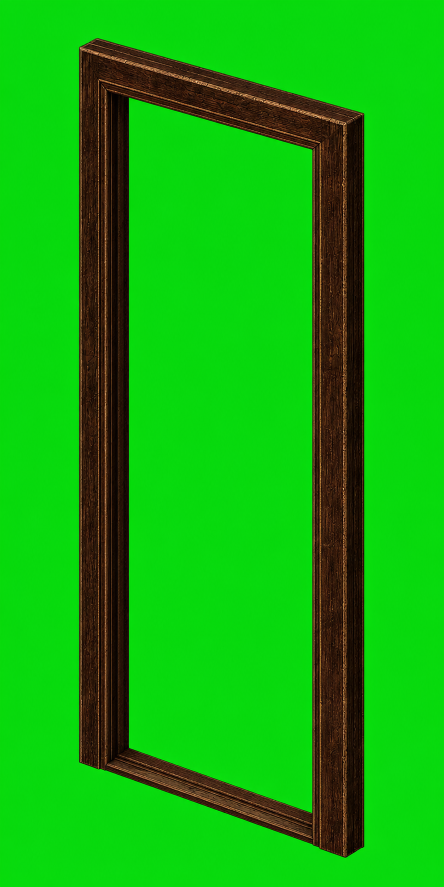
#> input picture ArtSource/Generated/Office/Props/office_door_frame_ig_v04_voss_reference_chroma.png, 887 x 1774 px (shown at 1/2 size)
$ python -i process_office_door_lettered_v01.py   (imports and definitions only)
#> lines starting #> are read from the running program, lines starting #| are printed output that depends on the picture; after the words box and inside, x2 and y2 are one past the last pixel; in counts of white or black regions, pixels touching at a corner belong together
### ArtSource/Processing/process_office_window_door_v04.py

# Window texture sizing contract:
# Shell is drawn at size art*environment (0.395). The rectified window sprite
# uses yScale 0.32 (xScale remains 0.35).
# To match a recess of open_h art pixels: opaque_tex_h = open_h * 0.395 / 0.32
# Do NOT size as open_h/0.32 — that makes the prop ~2.5× too large in world space.
"""Normalize V5 door leaf + window insert (architecture stays in the shell plate)."""

from __future__ import annotations

import json
import shutil
from pathlib import Path

import numpy as np
from PIL import Image


ROOT = Path(__file__).resolve().parents[2]
ASSETS = Path(
    "/Users/laurensvanoorschot/.cursor/projects/"
    "Users-laurensvanoorschot-Desktop-RainShadow/assets"
)
GEN = ROOT / "ArtSource" / "Generated" / "Office" / "Props"
RUNTIME = ROOT / "RainShadow Shared" / "Resources" / "Art" / "Props" / "Office"
HINTS = ROOT / "tmp" / "imagegen" / "v06_layout_hints.json"
# Fallback for older runs that only wrote v05 hints.
HINTS_FALLBACK = ROOT / "tmp" / "imagegen" / "v05_layout_hints.json"


def chroma_key(im: Image.Image, key=(0, 255, 0), tol=50.0, soft=18.0) -> Image.Image:
    """Hard green-screen key; also kills residual dark-green fringe."""
    rgba = np.array(im.convert("RGBA"), dtype=np.float32)
    rgb = rgba[:, :, :3]
    dist = np.linalg.norm(rgb - np.array(key, dtype=np.float32), axis=2)
    alpha = np.clip((dist - tol) / soft * 255.0, 0, 255)
    g, r, b = rgb[:, :, 1], rgb[:, :, 0], rgb[:, :, 2]
    greenish = (g > r + 18) & (g > b + 18) & (g > 40)
    mx, mn = rgb.max(axis=2), rgb.min(axis=2)
    green_dom = (g == mx) & ((g - mn) > 20) & (g > 35)
    alpha = np.where(greenish | green_dom, 0, alpha)
    spill = np.clip(1.0 - dist / (tol + soft + 40.0), 0, 1)
    lum = rgb.mean(axis=2, keepdims=True)
    rgb = rgb * (1.0 - spill[..., None] * 0.85) + lum * (spill[..., None] * 0.85)
    rgb = np.where(alpha[..., None] < 8, 0, rgb)
    return Image.fromarray(np.dstack([rgb, alpha]).astype(np.uint8), "RGBA")


def trim_alpha(im: Image.Image, threshold: int = 40, pad: int = 2) -> Image.Image:
    a = np.array(im.split()[-1])
    ys, xs = np.where(a > threshold)
    return im.crop(
        (
            max(0, int(xs.min()) - pad),
            max(0, int(ys.min()) - pad),
            min(im.width, int(xs.max()) + 1 + pad),
            min(im.height, int(ys.max()) + 1 + pad),
        )
    )


# [48 lines left out: functions fit_height, opaque_height, main, not called in this run]


# [2 lines that do not run on import are left out]

### ArtSource/Processing/process_office_door_lettered_v01.py
"""Ship Image Generator door leaves with baked H. VOSS glass lettering.

Sources (prefer V10.2 upright chroma masters):
  office_door_leaf_ig_v102_chroma.png (fallback v10.1 / v10)
  office_internal_door_leaf_solo_chroma_v101.png (fallback v10)
  office_door_frame_ig_v101_voss_reference_chroma.png (fallback v10 / v04)

Does NOT blank frosted glass — lettering is intentional.
Fits leaves into the partition/exterior opening without non-uniform stretch.
Frame is sized so its INNER aperture matches the exterior leaf canvas.
The exterior knob is normalized to a handle height derived from the shipped Voss.
Default invocation ships props only; pass --rebuild-walls to also rewrite plates
(prefer process_office_door_aperture_v10.py to keep wall crowns locked).
"""

from __future__ import annotations

import json
import shutil
from collections import deque
from pathlib import Path

import numpy as np
from PIL import Image, ImageFilter

from generate_office_hover_assets import bake as bake_hover
import process_office_partition_plate_v01 as part
import process_office_suite_plate_v01 as suite
import office_room_plan as rp
from process_office_personal_corner_v01 import opaque_content_height
from process_office_window_door_v04 import chroma_key, trim_alpha

ROOT = Path(__file__).resolve().parents[2]
ASSETS = Path.home() / ".cursor/projects/Users-laurensvanoorschot-Desktop-RainShadow/assets"
GEN = ROOT / "ArtSource/Generated/Office/Props"
RUNTIME = ROOT / "RainShadow Shared/Resources/Art/Props/Office"

# Exterior leaf canvas — V10.1 detective-relative opening aspect (~2.2 H/W).
EXTERIOR_LEAF_H = 640
EXTERIOR_LEAF_W = int(round(EXTERIOR_LEAF_H / 2.2))


# [277 lines left out: functions _first_existing, _copy_if_distinct, fit_cover, fit_complete_leaf, _harden_door_matte, _bevel_door_edges and 4 more, not called in this run]


def _flood_inner(alpha: np.ndarray, thr: int = 16) -> np.ndarray:
    h, w = alpha.shape
    vis = np.zeros((h, w), dtype=bool)
    cy, cx = h // 2, w // 2
    q: deque[tuple[int, int]] = deque()
    if alpha[cy, cx] < thr:
        q.append((cy, cx))
        vis[cy, cx] = True
    else:
        found = False
        for radius in range(1, max(h, w) // 2):
            for dy in range(-radius, radius + 1):
                for dx in range(-radius, radius + 1):
                    y, x = cy + dy, cx + dx
                    if 0 <= y < h and 0 <= x < w and alpha[y, x] < thr:
                        q.append((y, x))
                        vis[y, x] = True
                        found = True
                        break
                if found:
                    break
            if found:
                break
    while q:
        y, x = q.popleft()
        for dy, dx in ((0, 1), (0, -1), (1, 0), (-1, 0)):
            ny, nx = y + dy, x + dx
            if 0 <= ny < h and 0 <= nx < w and not vis[ny, nx] and alpha[ny, nx] < thr:
                vis[ny, nx] = True
                q.append((ny, nx))
    return vis


# [84 lines left out: functions _mid_gap, _center_opaque_height, ship_exterior, _trim16, not called in this run]


def _build_slim_frame_from_wood(src: Path) -> Image.Image:
    """Exact dimetric frame using the Image Generator source as its wood finish.

    IG frames are often too thick relative to the hole; scaling them by inner size
    leaves a freestanding ring wider than the shell opening. Grain is sampled from
    the IG master; geometry is exact.
    """
    raw = Image.open(src).convert("RGBA")
    body = trim_alpha(raw if raw.getchannel("A").getextrema()[0] < 255 else chroma_key(raw))
#> in chroma_key, `greenish = (g > r + 18) & (g > b + 18) & (g > 40)`:
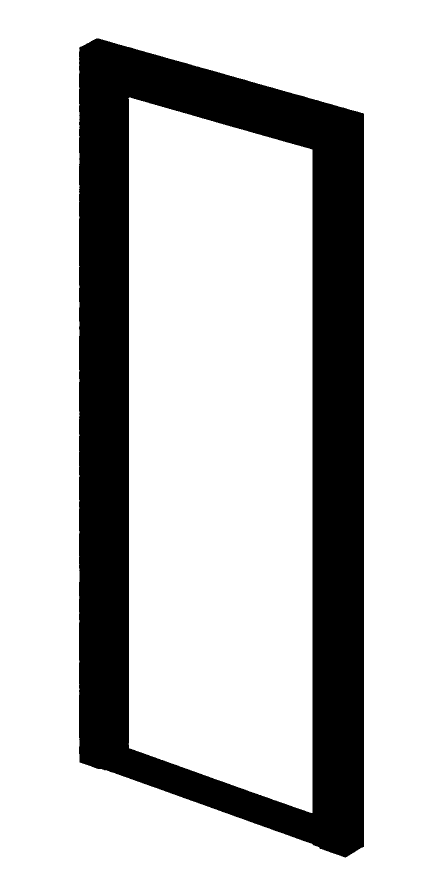
#> greenish: shape (1774, 887) bool (shown at 1/2 size); 77.3% white; 1 black region, box (x1, y1, x2, y2) and area: (158, 77, 728, 1715) 357952
#> in chroma_key, `green_dom = (g == mx) & ((g - mn) > 20) & (g > 35)`: green_dom: shape (1774, 887) bool; 77.3% white; 1 black region, box (x1, y1, x2, y2) and area: (158, 77, 728, 1715) 356905
    ba = np.asarray(body)
    mask = ba[:, :, 3] > 40
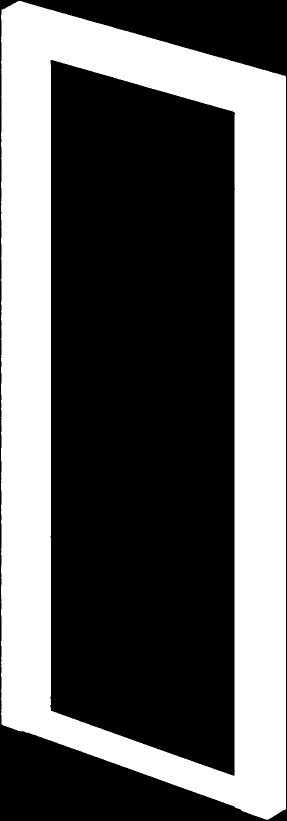
#> mask: shape (1642, 574) bool (shown at 1/2 size); 37.9% white; 1 white region, box (x1, y1, x2, y2) and area: (2, 2, 572, 1640) 356905
    ys, xs = np.where(mask)
    if len(xs) == 0:
        raise SystemExit(f"no wood in frame source {src}")

    # Preserve the generated moulding and wear by rebuilding it from its four
    # real frame segments. This thins the casing without flattening the Image
    # Generator finish into a synthetic average-color ring.
    source_hole = _flood_inner(ba[:, :, 3])
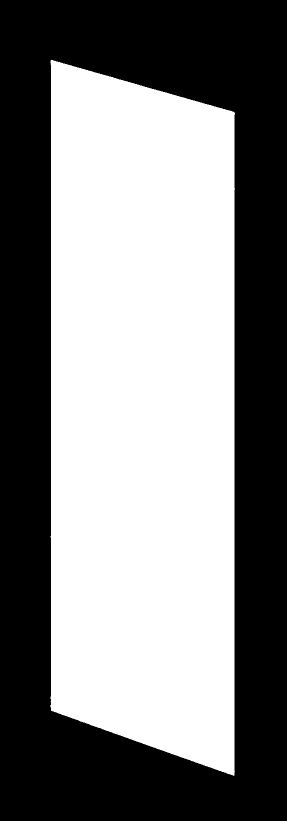
#> source_hole: shape (1642, 574) bool (shown at 1/2 size); 51.2% white; 1 black region, box (x1, y1, x2, y2) and area: (0, 0, 574, 1642) 459803
    iys, ixs = np.where(source_hole)
    if len(ixs):
        ix0, ix1 = int(ixs.min()), int(ixs.max()) + 1
#> ix0 = 100; ix1 = 470
        iy0, iy1 = int(iys.min()), int(iys.max()) + 1
#> iy0 = 120; iy1 = 1552
        casing = max(20, int(round(EXTERIOR_LEAF_H * 0.045)))
        jamb_l, jamb_r = casing, int(round(casing * 1.2))
        header = int(round(casing * 1.1))
        thresh = max(14, int(round(casing * 0.5)))
        out_w = jamb_l + EXTERIOR_LEAF_W + jamb_r
        out_h = header + EXTERIOR_LEAF_H + thresh

        def region_wood(x0: int, y0: int, x1: int, y1: int) -> np.ndarray:
            region = ba[y0:y1, x0:x1]
            opaque = region[region[:, :, 3] > 40, :3]
            return np.median(opaque, axis=0).astype(np.uint8)

        top_wood = region_wood(0, 0, body.width, iy0 + 1)
#> top_wood = [57, 30, 15]
        left_wood = region_wood(0, iy0, ix0 + 1, iy1)
#> call 2 of region_wood, with x0 = 0, y0 = 120, x1 = 101, y1 = 1552
#> in region_wood (call 2), `region = ba[y0:y1, x0:x1]`:
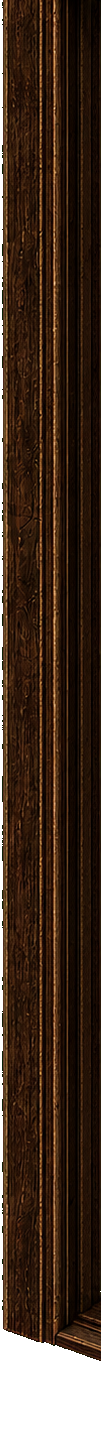
#> region: shape (1432, 101, 4); mean R, G, B, A 43.1, 23.8, 10.7, 233.1; transparent parts drawn white
#> left_wood = [39, 20, 7]
        right_wood = region_wood(ix1 - 1, iy0, body.width, iy1)
#> call 3 of region_wood, with x0 = 469, y0 = 120, x1 = 574, y1 = 1552
#> in region_wood (call 3), `region = ba[y0:y1, x0:x1]`:
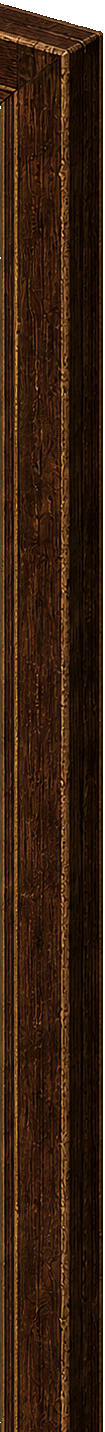
#> region: shape (1432, 105, 4); mean R, G, B, A 52.4, 29.1, 13.1, 247; transparent parts drawn white
#> right_wood = [46, 23, 10]
        bottom_wood = region_wood(0, iy1 - 1, body.width, body.height)
#> call 4 of region_wood, with x0 = 0, y0 = 1551, x1 = 574, y1 = 1642
#> in region_wood (call 4), `region = ba[y0:y1, x0:x1]`:
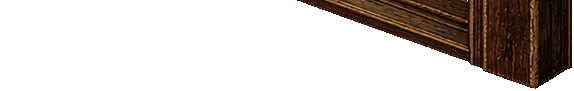
#> region: shape (91, 574, 4); mean R, G, B, A 15.4, 8.8, 4.3, 65.2; transparent parts drawn white
#> bottom_wood = [51, 26, 12]
        assembled = Image.new("RGBA", (out_w, out_h), (0, 0, 0, 0))
#> assembled: PIL image 355x686 RGBA; every value is 0

        left = body.crop((0, iy0, ix0 + 1, iy1)).resize(
            (jamb_l, EXTERIOR_LEAF_H), Image.Resampling.LANCZOS
        )
        right = body.crop((ix1 - 1, iy0, body.width, iy1)).resize(
            (jamb_r, EXTERIOR_LEAF_H), Image.Resampling.LANCZOS
        )
        top = body.crop((0, 0, body.width, iy0 + 1)).resize(
            (out_w, header), Image.Resampling.LANCZOS
        )
        bottom = body.crop((0, iy1 - 1, body.width, body.height)).resize(
            (out_w, thresh), Image.Resampling.LANCZOS
        )
        assembled.alpha_composite(top, (0, 0))
        assembled.alpha_composite(left, (0, header))
        assembled.alpha_composite(right, (jamb_l + EXTERIOR_LEAF_W, header))
        assembled.alpha_composite(bottom, (0, header + EXTERIOR_LEAF_H))
        exact = np.asarray(assembled).copy()
        exact[
            header : header + EXTERIOR_LEAF_H,
            jamb_l : jamb_l + EXTERIOR_LEAF_W,
        ] = 0
        # Close only the inner stop with a narrow sampled-wood line. A full
        # opaque underlay created obvious rectangular patches wherever the
        # generated perspective silhouette tapered at an outer corner.
        stop = 3
        x0, x1 = jamb_l, jamb_l + EXTERIOR_LEAF_W
        y0, y1 = header, header + EXTERIOR_LEAF_H
        exact[y0 - stop : y0, x0:x1, :3] = top_wood
        exact[y0 - stop : y0, x0:x1, 3] = 255
        exact[y0:y1, x0 - stop : x0, :3] = left_wood
#> exact: shape (686, 355, 4); mean R, G, B, A 10.3, 5.7, 2.6, 47
        exact[y0:y1, x0 - stop : x0, 3] = 255
#> exact: shape (686, 355, 4); mean R, G, B, A 10.3, 5.7, 2.6, 47.1
        exact[y0:y1, x1 : x1 + stop, :3] = right_wood
        exact[y0:y1, x1 : x1 + stop, 3] = 255
#> exact: shape (686, 355, 4); mean R, G, B, A 10, 5.5, 2.5, 47.1
        exact[y1 : y1 + stop, x0:x1, :3] = bottom_wood
        exact[y1 : y1 + stop, x0:x1, 3] = 255
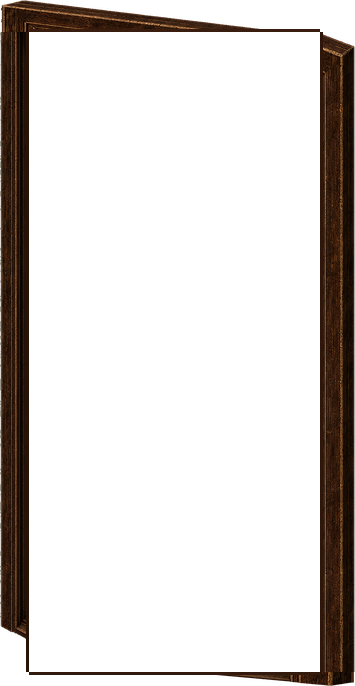
#> exact: shape (686, 355, 4); mean R, G, B, A 10.1, 5.6, 2.5, 47.6; transparent parts drawn white
        return Image.fromarray(exact, "RGBA")

    grain = np.zeros((ba.shape[0], 3), np.float32)
    valid = np.zeros(ba.shape[0], dtype=bool)
    # Average opaque wood across each source row. Sampling a centre column hits
    # the transparent aperture for most rows and previously propagated black
    # through the jambs.
    for y in range(ba.shape[0]):
        row = ba[y, mask[y], :3]
        if len(row):
            grain[y] = np.median(row, axis=0)
            valid[y] = True
    for y in range(1, len(grain)):
        if not valid[y]:
            grain[y] = grain[y - 1]
    for y in range(len(grain) - 2, -1, -1):
        if not valid[y]:
            grain[y] = grain[y + 1]

    # Slim detective-office casing: outer width stays near 1.20× clear width.
    casing = max(20, int(round(EXTERIOR_LEAF_H * 0.045)))
    jamb_l, jamb_r = casing, int(round(casing * 1.2))
    header = int(round(casing * 1.1))
    thresh = max(14, int(round(casing * 0.5)))
    shear = 0.12
    out_w = jamb_l + EXTERIOR_LEAF_W + jamb_r
    out_h = header + EXTERIOR_LEAF_H + thresh
    up_rgb = np.zeros((out_h, out_w, 3), np.float32)
    up_a = np.zeros((out_h, out_w), np.float32)
    gh = len(grain)

    # [20 lines left out: function fill_rect, not called in this run]

    fill_rect(0, 0, out_w, out_h)
    hx0, hy0 = jamb_l, header
    hx1, hy1 = jamb_l + EXTERIOR_LEAF_W, header + EXTERIOR_LEAF_H
    up_a[hy0:hy1, hx0:hx1] = 0
    up_rgb[hy0:hy1, hx0:hx1] = 0
    if header > 0:
        up_rgb[:header] *= np.linspace(1.12, 0.95, header)[:, None, None]
    up_rgb[hy1:out_h] *= 0.82
    for y in range(hy0, min(hy0 + 2, hy1)):
        up_rgb[y, hx0:hx1] = (78, 58, 38)
        up_a[y, hx0:hx1] = 200
    for x, t in ((hx0 - 1, 1.1), (hx1, 0.95)):
        if 0 <= x < out_w:
            up_rgb[hy0:hy1, x] = np.clip(np.array([70.0, 52.0, 34.0]) * t, 0, 255)
            up_a[hy0:hy1, x] = 230

    pad_top = int(round(out_w * shear)) + 4
    ch, cw = out_h + pad_top + 4, out_w + 8
    out_rgb = np.zeros((ch, cw, 3), np.float32)
    out_a = np.zeros((ch, cw), np.float32)
    for x in range(out_w):
        shift = int(round((out_w - 1 - x) * shear))
        y0 = pad_top - shift
        for y in range(out_h):
            dy = y0 + y
            if 0 <= dy < ch and up_a[y, x] > 0:
                out_rgb[dy, x + 4] = up_rgb[y, x]
                out_a[dy, x + 4] = up_a[y, x]
    im = Image.fromarray(
        np.dstack([np.clip(out_rgb, 0, 255), np.clip(out_a, 0, 255)]).astype(np.uint8), "RGBA"
    )
    a = np.asarray(im)[:, :, 3]
    xs = np.where(a.max(axis=0) > 16)[0]
    ys = np.where(a.max(axis=1) > 16)[0]
    im = im.crop(
        (
            max(0, int(xs.min()) - 1),
            max(0, int(ys.min()) - 1),
            min(im.width, int(xs.max()) + 2),
            min(im.height, int(ys.max()) + 2),
        )
    )
    fa = np.asarray(im).copy()
    hole = _flood_inner(fa[:, :, 3])
    fa[hole, :] = 0
    im = Image.fromarray(fa, "RGBA")
    # Match mid-gap width to leaf
    mg = _mid_gap(np.asarray(im)[:, :, 3])
    iys, ixs = np.where(_flood_inner(np.asarray(im)[:, :, 3]))
    if mg and len(iys):
        ih = int(iys.max() - iys.min() + 1)
        sx = EXTERIOR_LEAF_W / max(1, mg)
        sy = EXTERIOR_LEAF_H / max(1, ih)
        s = (sx + sy) / 2.0
        if abs(s - 1.0) > 0.02:
            im = im.resize(
                (max(1, int(round(im.width * s))), max(1, int(round(im.height * s)))),
                Image.Resampling.LANCZOS,
            )
            fa = np.asarray(im).copy()
            fa[_flood_inner(fa[:, :, 3]), :] = 0
            fa[(fa[:, :, 3] > 0) & (fa[:, :, 3] < 40), 3] = 0
            im = Image.fromarray(fa, "RGBA")
    return im


# [104 lines left out: functions ship_frame, ship_internal, ship_props, main, not called in this run]


# [14 lines not run here, left out]

>>> result = _build_slim_frame_from_wood('../Generated/Office/Props/office_door_frame_ig_v04_voss_reference_chroma.png')
